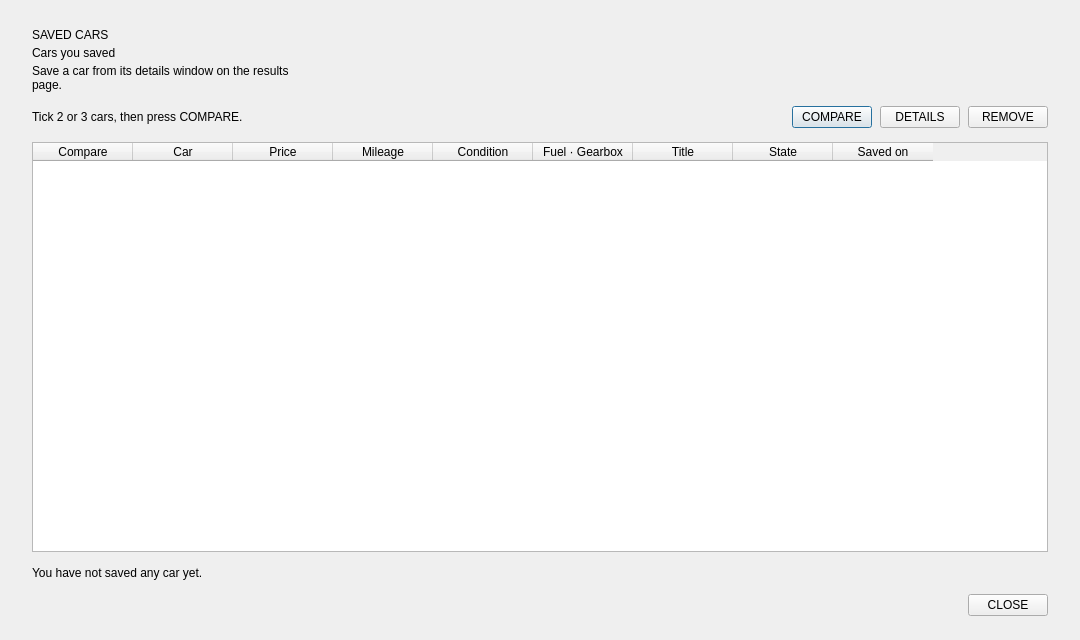
<?xml version="1.0" encoding="UTF-8"?>
<ui version="4.0">
 <class>FavoritesDialog</class>
 <widget class="QDialog" name="FavoritesDialog">
  <property name="geometry"><rect><x>0</x><y>0</y><width>1080</width><height>640</height></rect></property>
  <property name="windowTitle"><string>AutoWise - Saved cars</string></property>
  <property name="styleSheet"><string>
* { font-family: "Inter", "Segoe UI", "Arial"; }
QMainWindow, QWidget#centralwidget { background-color: #F5F5F7; }
QWidget#pageLogin, QWidget#pageRegister, QWidget#pageVehicle, QWidget#pageResults,
QWidget#scrollAreaVehicleContents, QWidget#scrollAreaResultsContents,
QWidget#widgetTopMatches, QWidget#widgetSimilarPrice { background-color: #F5F5F7; }
QWidget#widgetAdvancedFields { background: transparent; }
QWidget { color: #18181B; font-size: 13px; }
QToolTip { background-color: #18181B; color: #FFFFFF; border: none; padding: 6px; }

/* ---------- Header ---------- */
QFrame#frameHeader { background-color: #FFFFFF; border: none; border-bottom: 1px solid #E4E4E9; }
QLabel#labelBrand, QLabel#labelLoginBrand { font-family: "Playfair Display", "Georgia", serif; font-size: 21px; font-weight: 600; color: #18181B; letter-spacing: 5px; background: transparent; }
QLabel#labelTagline, QLabel#labelLoginTagline { color: #8A8A93; font-size: 10px; font-weight: 600; letter-spacing: 3px; background: transparent; }
QLabel[step="true"] { color: #A1A1AA; font-size: 11px; font-weight: 700; letter-spacing: 2px;
                      padding: 8px 2px; border-bottom: 2px solid transparent; }
QLabel[step="true"][done="true"] { color: #52525B; }
QLabel[step="true"][active="true"] { color: #18181B; border-bottom: 2px solid #D7263D; }
QLabel#labelStepSep1, QLabel#labelStepSep2 { color: #D4D4DA; }

/* ---------- Typography ---------- */
QLabel[role="eyebrow"] { color: #C81E35; font-size: 11px; font-weight: 700; letter-spacing: 3px; background: transparent; }
QLabel[role="display"] { font-family: "Playfair Display", "Georgia", serif; font-size: 54px; color: #18181B; background: transparent; }
QLabel[role="title"] { font-family: "Playfair Display", "Georgia", serif; font-size: 34px; color: #18181B; background: transparent; }
QLabel[role="section"] { font-family: "Playfair Display", "Georgia", serif; font-size: 23px; color: #18181B; background: transparent; }
QLabel[role="cardTitle"] { font-family: "Playfair Display", "Georgia", serif; font-size: 19px; color: #18181B; background: transparent; }
QLabel[role="lead"] { color: #52525B; font-size: 15px; background: transparent; }
QLabel[role="muted"] { color: #6B6B74; background: transparent; }
QLabel[role="field"] { color: #6B6B74; font-size: 11px; font-weight: 600; letter-spacing: 1px; background: transparent; }
QLabel[role="chip"] { background-color: #F4F4F5; border: 1px solid #E4E4E7; border-radius: 13px;
                      padding: 5px 12px; color: #3F3F46; font-size: 11px; font-weight: 500; }
QLabel[role="stepNumber"] { font-family: "Playfair Display", "Georgia", serif; font-size: 16px; color: #D7263D; background: transparent; }
QLabel[role="statValue"] { font-family: "Playfair Display", "Georgia", serif; font-size: 28px; color: #18181B; background: transparent; }
QLabel[role="statLabel"] { color: #6B6B74; font-size: 10px; font-weight: 600; letter-spacing: 2px; background: transparent; }
QLabel[role="error"] { color: #B91C1C; background-color: #FEF2F2; border: 1px solid #FECACA;
                       border-radius: 8px; padding: 9px 12px; }
QLabel[role="success"] { color: #15803D; background-color: #F0FDF4; border: 1px solid #BBF7D0;
                         border-radius: 8px; padding: 9px 12px; }

/* ---------- Login picture panel: photo with a dark shade, so its text stays white ---------- */
QFrame#frameLoginVisual { border: none; border-radius: 20px;
                   background: qlineargradient(x1:0, y1:0, x2:0, y2:1, stop:0 #2A1118, stop:1 #7A1D2B); }
QFrame#frameLoginVisual QLabel { color: #FFFFFF; }
QFrame#frameLoginVisual QLabel#labelLoginTagline, QFrame#frameLoginVisual QLabel[role="statLabel"] { color: #D4D4D8; }
QFrame#frameLoginVisual QLabel[role="lead"] { color: #E4E4E7; }
QFrame#frameLoginVisual QLabel[role="eyebrow"] { color: #FF8A99; }

/* ---------- Cards ---------- */
QFrame[card="true"] { background-color: #FFFFFF; border: 1px solid #E4E4E9; border-radius: 14px; }
QFrame#framePriceCard { border: 1px solid #F5C2CA;
                        background: qlineargradient(x1:0, y1:0, x2:1, y2:1, stop:0 #FFEEF1, stop:0.6 #FFF8F9, stop:1 #FFFFFF); }
QFrame#frameSummary { background-color: #F7F7F9; border: 1px solid #E4E4E9; border-radius: 10px; }
QFrame[divider="true"] { background-color: #E4E4E9; border: none; max-height: 1px; min-height: 1px; }

/* ---------- Inputs ---------- */
QLineEdit, QComboBox, QSpinBox {
    background-color: #FAFAFB; border: 1px solid #D9D9DF; border-radius: 9px;
    padding: 10px 12px; color: #18181B; min-height: 20px;
    selection-background-color: #D7263D; selection-color: #FFFFFF;
}
QLineEdit:hover, QComboBox:hover, QSpinBox:hover { border-color: #B4B4BC; }
QLineEdit:focus, QComboBox:focus, QSpinBox:focus { border-color: #D7263D; background-color: #FFFFFF; }
QLineEdit[lineEditState="error"] { border-color: #DC2626; }
QComboBox:disabled { color: #A1A1AA; border-color: #E9E9ED; background-color: #F4F4F5; }
QComboBox QLineEdit { background: transparent; border: none; padding: 0px; min-height: 0px; }
QComboBox::drop-down { border: none; width: 30px; }
QComboBox::down-arrow { image: url(../images/ic_chevron_down.png); width: 12px; height: 8px; margin-right: 12px; }
QComboBox QAbstractItemView { background-color: #FFFFFF; border: 1px solid #E4E4E9; color: #18181B;
    selection-background-color: #D7263D; selection-color: #FFFFFF; outline: 0; padding: 4px; }
QSpinBox::up-button, QSpinBox::down-button { width: 0px; border: none; }
QSpinBox#spinBoxBudget { font-family: "Playfair Display", "Georgia", serif; font-size: 26px; padding: 8px 14px; color: #18181B; }
QSlider::groove:horizontal { height: 4px; background: #E4E4E7; border-radius: 2px; }
QSlider::sub-page:horizontal { background: #D7263D; border-radius: 2px; }
QSlider::handle:horizontal { background: #FFFFFF; border: 2px solid #D7263D; width: 14px; height: 14px; margin: -7px 0; border-radius: 9px; }
QCheckBox { color: #3F3F46; spacing: 9px; background: transparent; }
QCheckBox::indicator { width: 16px; height: 16px; border: 1px solid #C4C4CC; border-radius: 4px; background-color: #FFFFFF; }
QCheckBox::indicator:hover { border-color: #D7263D; }
QCheckBox::indicator:checked { background-color: #D7263D; border-color: #D7263D; image: url(../images/ic_check.png); }

/* ---------- Buttons ---------- */
QPushButton { background-color: #D7263D; color: #FFFFFF; border: none; border-radius: 9px;
              padding: 13px 26px; font-weight: 700; font-size: 12px; letter-spacing: 2px; }
QPushButton:hover { background-color: #E63950; }
QPushButton:pressed { background-color: #B51F33; }
QPushButton:disabled { background-color: #F1C2C9; color: #FFFFFF; }
QPushButton[variant="ghost"] { background-color: #FFFFFF; border: 1px solid #D4D4DA; color: #27272A; }
QPushButton[variant="ghost"]:hover { border-color: #D7263D; color: #D7263D; }
QPushButton[variant="link"] { background-color: transparent; color: #52525B; padding: 4px 0px;
                              text-align: left; letter-spacing: 1px; font-size: 12px; }
QPushButton[variant="link"]:hover { color: #18181B; }
QPushButton[variant="inlineLink"] { background-color: transparent; color: #D7263D; padding: 2px 0px;
                                    letter-spacing: 0px; font-size: 13px; font-weight: 600; }
QPushButton[variant="inlineLink"]:hover { color: #B51F33; }
QPushButton[variant="nav"] { background-color: transparent; color: #52525B; border: none; border-bottom: 2px solid transparent;
                            border-radius: 0px; padding: 8px 4px; margin: 0px 8px; font-size: 11px; letter-spacing: 2px; }
QPushButton[variant="nav"]:hover { color: #18181B; }
QPushButton[variant="nav"][active="true"] { color: #18181B; border-bottom: 2px solid #D7263D; }
QPushButton[variant="icon"] { background-color: #FFFFFF; border: 1px solid #D9D9DF; border-radius: 9px; padding: 8px; }
QPushButton[variant="icon"]:hover { border-color: #D7263D; }

/* ---------- Scroll ---------- */
QScrollArea { background: transparent; border: none; }
QScrollArea &gt; QWidget &gt; QWidget { background: transparent; }
QScrollBar:vertical { background: transparent; width: 10px; margin: 6px 2px; }
QScrollBar::handle:vertical { background: #D4D4DA; border-radius: 3px; min-height: 40px; }
QScrollBar::handle:vertical:hover { background: #A1A1AA; }
QScrollBar::add-line:vertical, QScrollBar::sub-line:vertical { height: 0; }
QScrollBar::add-page:vertical, QScrollBar::sub-page:vertical { background: none; }

/* ---------- Results ---------- */
QLabel#labelPredictedPrice { font-family: "Playfair Display", "Georgia", serif; font-size: 48px; color: #18181B; background: transparent; }
QLabel#labelBudgetValue { font-family: "Playfair Display", "Georgia", serif; font-size: 30px; color: #18181B; background: transparent; }
QLabel#labelBudgetVerdict { border-radius: 12px; padding: 5px 12px; font-size: 11px; font-weight: 700; letter-spacing: 1px; }
QLabel#labelBudgetVerdict[state="ok"] { background-color: #DCFCE7; color: #15803D; border: 1px solid #86EFAC; }
QLabel#labelBudgetVerdict[state="over"] { background-color: #FEE2E2; color: #B91C1C; border: 1px solid #FCA5A5; }

/* ---------- Car cards (Top 5 + same price range) ---------- */
QFrame[carCard="true"] { background-color: #FFFFFF; border: 1px solid #E4E4E9; border-radius: 14px; }
QFrame[carCard="true"]:hover { border-color: #D7263D; }
QFrame#frameTopCar1 { border-color: #F5C2CA;
    background: qlineargradient(x1:0, y1:0, x2:0, y2:1, stop:0 #FFF1F3, stop:1 #FFFFFF); }
QLabel[role="carImage"] { border-radius: 10px; color: #A1A1AA; font-family: "Playfair Display", "Georgia", serif; font-size: 18px; letter-spacing: 4px;
    background: qlineargradient(x1:0, y1:0, x2:1, y2:1, stop:0 #F1F1F4, stop:1 #E6E6EA); }
QLabel[role="carRank"] { background-color: #D7263D; color: #FFFFFF; border-radius: 10px; padding: 3px 9px;
                         font-size: 11px; font-weight: 700; }
QLabel[role="carMatch"] { color: #C81E35; font-size: 11px; font-weight: 700; letter-spacing: 1px; background: transparent; }
QLabel[role="carTitle"] { font-family: "Playfair Display", "Georgia", serif; font-size: 17px; color: #18181B; background: transparent; }
QLabel[role="carTitleLarge"] { font-family: "Playfair Display", "Georgia", serif; font-size: 26px; color: #18181B; background: transparent; }
QLabel[role="carDetail"] { color: #6B6B74; font-size: 12px; background: transparent; }
QLabel[role="carPrice"] { font-size: 18px; font-weight: 700; color: #18181B; background: transparent; }
QLabel[role="carPriceLarge"] { font-family: "Playfair Display", "Georgia", serif; font-size: 34px; color: #18181B; background: transparent; }

QMessageBox { background-color: #FFFFFF; }
QMessageBox QLabel { color: #18181B; }
QMessageBox QPushButton { min-width: 90px; padding: 9px 18px; }

/* ---------- Added for accounts and the admin panel ---------- */
QDialog, QWidget#pageDashboard, QWidget#pageUsers, QWidget#pageModels, QWidget#pageData, QWidget#pageActivity,
QWidget#tabProfile, QWidget#tabPassword, QWidget#tabExplore, QWidget#tabSegments, QWidget#tabLogins, QWidget#tabAudit,
QWidget#scrollAreaDashboardContents, QWidget#scrollAreaModelsContents, QWidget#scrollAreaExploreContents,
QWidget#scrollAreaSegmentsContents { background-color: #F5F5F7; }
QDoubleSpinBox { background-color: #FAFAFB; border: 1px solid #D9D9DF; border-radius: 9px; padding: 9px 12px;
                 color: #18181B; min-height: 20px; }
QDoubleSpinBox:focus { border-color: #D7263D; background-color: #FFFFFF; }
QDoubleSpinBox::up-button, QDoubleSpinBox::down-button { width: 0px; border: none; }
QSpinBox[compact="true"], QDoubleSpinBox[compact="true"], QLineEdit[compact="true"], QComboBox[compact="true"] { padding: 7px 10px; }
QTableWidget { background-color: #FFFFFF; border: 1px solid #E4E4E9; border-radius: 12px; gridline-color: #F0F0F2;
               selection-background-color: #FDE8EB; selection-color: #18181B; alternate-background-color: #FAFAFB; }
QTableWidget::item { padding: 4px 8px; }
QHeaderView::section { background-color: #FAFAFB; color: #6B6B74; font-size: 10px; font-weight: 700; letter-spacing: 1px;
                       padding: 9px 8px; border: none; border-bottom: 1px solid #E4E4E9; }
QTableCornerButton::section { background-color: #FAFAFB; border: none; }
QTabWidget::pane { border: none; background: transparent; }
QTabBar::tab { background: transparent; color: #6B6B74; padding: 10px 18px; margin-right: 6px; border: none;
               border-bottom: 2px solid transparent; font-weight: 600; font-size: 12px; letter-spacing: 1px; }
QTabBar::tab:selected { color: #18181B; border-bottom: 2px solid #D7263D; }
QTabBar::tab:hover { color: #18181B; }
QProgressBar { border: none; background-color: #ECECEF; border-radius: 4px; max-height: 8px; min-height: 8px; }
QProgressBar::chunk { background-color: #D7263D; border-radius: 4px; }
QPlainTextEdit { background-color: #FFFFFF; border: 1px solid #E4E4E9; border-radius: 12px; padding: 10px; color: #27272A; }
QPushButton[variant="danger"] { background-color: #FFFFFF; border: 1px solid #FCA5A5; color: #B91C1C; }
QPushButton[variant="danger"]:hover { background-color: #FEF2F2; }
QPushButton[size="small"] { padding: 9px 16px; font-size: 11px; }
QLabel[role="value"] { color: #18181B; font-size: 13px; background: transparent; }
QLabel[role="kpiNote"] { color: #8A8A93; font-size: 11px; background: transparent; }
QLabel[role="badge"] { background-color: #FDE8EB; color: #C81E35; border-radius: 10px; padding: 3px 10px;
                       font-size: 10px; font-weight: 700; letter-spacing: 1px; }
QFrame[kpi="true"] { background-color: #FFFFFF; border: 1px solid #E4E4E9; border-radius: 14px; }
QFrame[kpi="true"][accent="true"] { border: 1px solid #F5C2CA;
    background: qlineargradient(x1:0, y1:0, x2:1, y2:1, stop:0 #FFEEF1, stop:0.7 #FFFFFF, stop:1 #FFFFFF); }

/* ---------- Admin sidebar (dark, like the sign-in picture panel) ---------- */
QFrame#frameSidebar { background: qlineargradient(x1:0, y1:0, x2:0, y2:1, stop:0 #141416, stop:0.75 #1C1114, stop:1 #4A1420);
                      border: none; }
QFrame#frameSidebar QLabel { color: #FFFFFF; background: transparent; }
QFrame#frameSidebar QLabel#labelSideTagline, QFrame#frameSidebar QLabel[role="statLabel"] { color: #A1A1AA; }
QFrame#frameSidebar QLabel[role="eyebrow"] { color: #FF8A99; }
QLabel#labelSideBrand { font-family: "Playfair Display", "Georgia", serif; font-size: 20px; font-weight: 600; letter-spacing: 5px; }
QLabel#labelSideTagline { font-size: 9px; font-weight: 600; letter-spacing: 3px; }
QFrame#frameSidebar QLabel#labelSideMark { background-color: #D7263D; border-radius: 3px; }
QPushButton[variant="side"] { background-color: transparent; color: #A1A1AA; border: none; border-left: 3px solid transparent;
                              border-radius: 0px; padding: 13px 22px; text-align: left; font-size: 11px; letter-spacing: 2px; }
QPushButton[variant="side"]:hover { color: #FFFFFF; background-color: rgba(255, 255, 255, 0.05); }
QPushButton[variant="side"][active="true"] { color: #FFFFFF; background-color: rgba(215, 38, 61, 0.18); border-left: 3px solid #D7263D; }
QPushButton[variant="sideGhost"] { background-color: transparent; color: #E4E4E7; border: 1px solid #3F3F46; border-radius: 9px;
                                   padding: 11px 16px; font-size: 11px; letter-spacing: 2px; }
QPushButton[variant="sideGhost"]:hover { border-color: #D7263D; color: #FFFFFF; }
QFrame#frameSideUser { background-color: rgba(255, 255, 255, 0.06); border-radius: 12px; }
</string></property>
  <layout class="QVBoxLayout" name="verticalLayoutFavorites" stretch="0,0,1,0,0">
   <property name="spacing"><number>14</number></property>
   <property name="leftMargin"><number>32</number></property>
   <property name="topMargin"><number>28</number></property>
   <property name="rightMargin"><number>32</number></property>
   <property name="bottomMargin"><number>24</number></property>
   <item>
    <layout class="QHBoxLayout" name="horizontalLayoutFavoritesHeader">
     <property name="spacing"><number>10</number></property>
     <property name="leftMargin"><number>0</number></property>
     <property name="topMargin"><number>0</number></property>
     <property name="rightMargin"><number>0</number></property>
     <property name="bottomMargin"><number>0</number></property>
     <item>
      <layout class="QVBoxLayout" name="verticalLayoutFavoritesHeader">
       <property name="spacing"><number>4</number></property>
       <property name="leftMargin"><number>0</number></property>
       <property name="topMargin"><number>0</number></property>
       <property name="rightMargin"><number>0</number></property>
       <property name="bottomMargin"><number>0</number></property>
       <item>
        <widget class="QLabel" name="labelFavoritesEyebrow">
         <property name="text"><string>SAVED CARS</string></property>
         <property name="role" stdset="0"><string>eyebrow</string></property>
        </widget>
       </item>
       <item>
        <widget class="QLabel" name="labelFavoritesTitle">
         <property name="text"><string>Cars you saved</string></property>
         <property name="role" stdset="0"><string>title</string></property>
        </widget>
       </item>
       <item>
        <widget class="QLabel" name="labelFavoritesLead">
         <property name="text"><string>Save a car from its details window on the results page.</string></property>
         <property name="role" stdset="0"><string>muted</string></property>
         <property name="wordWrap"><bool>true</bool></property>
        </widget>
       </item>
      </layout>
     </item>
     <item>
      <spacer name="spacer10">
       <property name="orientation"><enum>Qt::Orientation::Horizontal</enum></property>
       <property name="sizeHint" stdset="0"><size><width>20</width><height>20</height></size></property>
      </spacer>
     </item>
    </layout>
   </item>
   <item>
    <layout class="QHBoxLayout" name="horizontalLayoutFavoritesTools">
     <property name="spacing"><number>8</number></property>
     <property name="leftMargin"><number>0</number></property>
     <property name="topMargin"><number>0</number></property>
     <property name="rightMargin"><number>0</number></property>
     <property name="bottomMargin"><number>0</number></property>
     <item>
      <widget class="QLabel" name="labelFavoritesHint">
       <property name="text"><string>Tick 2 or 3 cars, then press COMPARE.</string></property>
       <property name="role" stdset="0"><string>muted</string></property>
      </widget>
     </item>
     <item>
      <spacer name="spacer9">
       <property name="orientation"><enum>Qt::Orientation::Horizontal</enum></property>
       <property name="sizeHint" stdset="0"><size><width>20</width><height>20</height></size></property>
      </spacer>
     </item>
     <item>
      <widget class="QPushButton" name="pushButtonFavoritesCompare">
       <property name="text"><string>COMPARE</string></property>
       <property name="toolTip"><string>Compare the ticked cars side by side</string></property>
       <property name="cursor"><cursorShape>PointingHandCursor</cursorShape></property>
       <property name="size" stdset="0"><string>small</string></property>
      </widget>
     </item>
     <item>
      <widget class="QPushButton" name="pushButtonFavoritesDetails">
       <property name="text"><string>DETAILS</string></property>
       <property name="variant" stdset="0"><string>ghost</string></property>
       <property name="cursor"><cursorShape>PointingHandCursor</cursorShape></property>
       <property name="size" stdset="0"><string>small</string></property>
      </widget>
     </item>
     <item>
      <widget class="QPushButton" name="pushButtonFavoritesRemove">
       <property name="text"><string>REMOVE</string></property>
       <property name="variant" stdset="0"><string>danger</string></property>
       <property name="cursor"><cursorShape>PointingHandCursor</cursorShape></property>
       <property name="size" stdset="0"><string>small</string></property>
      </widget>
     </item>
    </layout>
   </item>
   <item>
    <widget class="QTableWidget" name="tableWidgetFavorites">
     <property name="alternatingRowColors"><bool>true</bool></property>
     <property name="editTriggers"><set>QAbstractItemView::EditTrigger::NoEditTriggers</set></property>
     <property name="selectionBehavior"><enum>QAbstractItemView::SelectionBehavior::SelectRows</enum></property>
     <property name="selectionMode"><enum>QAbstractItemView::SelectionMode::SingleSelection</enum></property>
     <property name="showGrid"><bool>false</bool></property>
     <column><property name="text"><string>Compare</string></property></column>
     <column><property name="text"><string>Car</string></property></column>
     <column><property name="text"><string>Price</string></property></column>
     <column><property name="text"><string>Mileage</string></property></column>
     <column><property name="text"><string>Condition</string></property></column>
     <column><property name="text"><string>Fuel · Gearbox</string></property></column>
     <column><property name="text"><string>Title</string></property></column>
     <column><property name="text"><string>State</string></property></column>
     <column><property name="text"><string>Saved on</string></property></column>
    </widget>
   </item>
   <item>
    <widget class="QLabel" name="labelFavoritesEmpty">
     <property name="text"><string>You have not saved any car yet.</string></property>
     <property name="role" stdset="0"><string>muted</string></property>
    </widget>
   </item>
   <item>
    <layout class="QHBoxLayout" name="horizontalLayoutFavoritesButtons">
     <property name="spacing"><number>10</number></property>
     <property name="leftMargin"><number>0</number></property>
     <property name="topMargin"><number>0</number></property>
     <property name="rightMargin"><number>0</number></property>
     <property name="bottomMargin"><number>0</number></property>
     <item>
      <widget class="QLabel" name="labelFavoritesCount">
       <property name="text"><string></string></property>
       <property name="role" stdset="0"><string>muted</string></property>
      </widget>
     </item>
     <item>
      <spacer name="spacer11">
       <property name="orientation"><enum>Qt::Orientation::Horizontal</enum></property>
       <property name="sizeHint" stdset="0"><size><width>20</width><height>20</height></size></property>
      </spacer>
     </item>
     <item>
      <widget class="QPushButton" name="pushButtonFavoritesClose">
       <property name="text"><string>CLOSE</string></property>
       <property name="variant" stdset="0"><string>ghost</string></property>
       <property name="cursor"><cursorShape>PointingHandCursor</cursorShape></property>
      </widget>
     </item>
    </layout>
   </item>
  </layout>
 </widget>
 <resources/>
 <connections/>
</ui>
